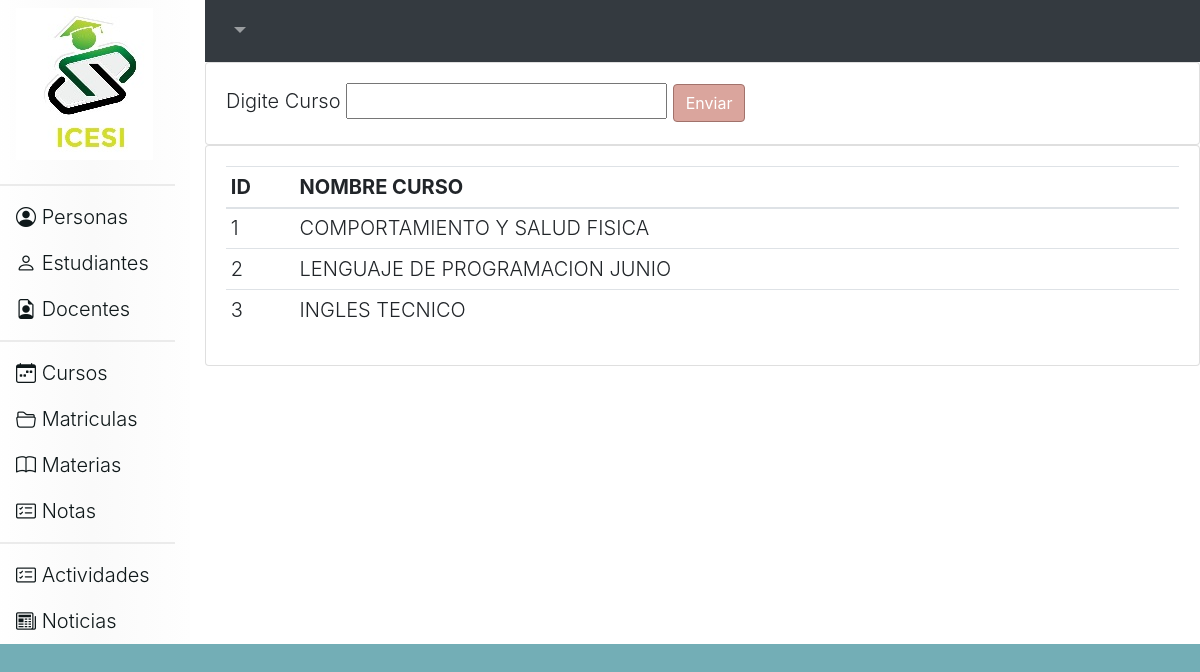
The page /cursos on the database as committed earlier.
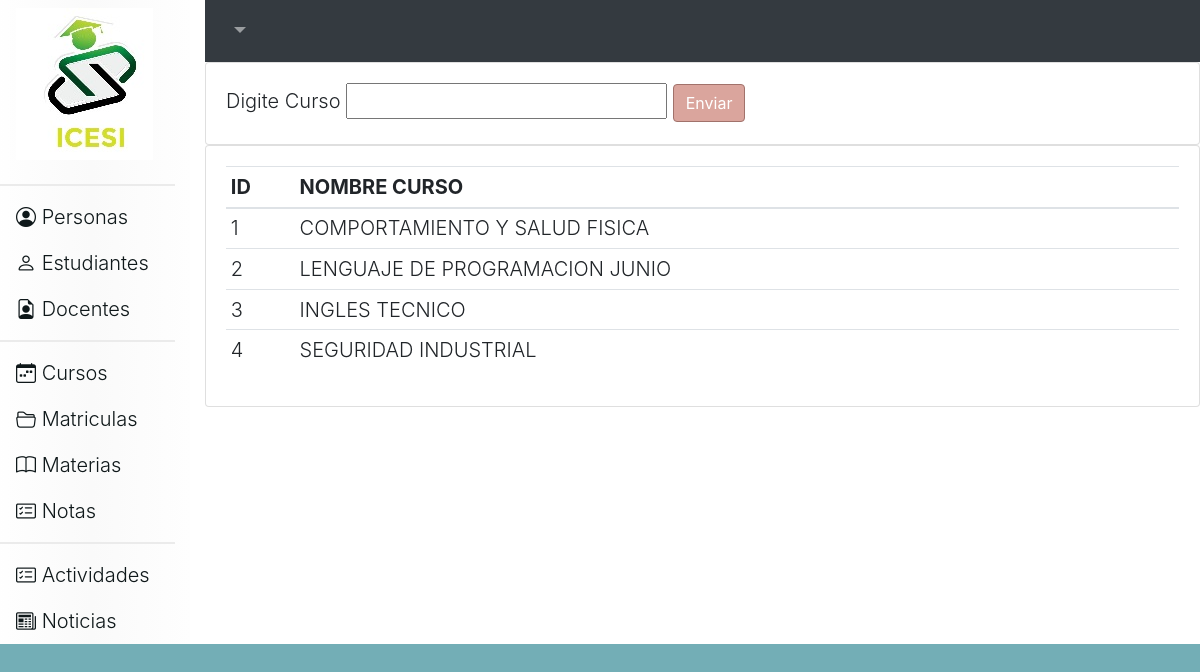
The same page on the database as committed later.
### tables this page shows
CREATE TABLE `cursos` (
  `id` integer NOT NULL,
  `nombre_curso` char(30) DEFAULT NULL,
  PRIMARY KEY (`id`)
);

### app.py (the view)
@app.route('/cursos',methods=('GET','POST'))
def cursos():
    if request.method == 'POST':
        curso=request.form['txtCurso']
        r=controller.CursosGuardar(curso)
        response=controller.CursosListar()
        return render_template('cursos.html',lista=response)
    else:
        response=controller.CursosListar()
        return render_template('cursos.html',lista=response)

### controller.py (called while the page is built)
def Conectar():
    conexion= sqlite3.connect("ciclo3db.db")
    return conexion

def CursosListar():
    conn= Conectar()
    cursor= conn.execute("SELECT * FROM CURSOS")
    return cursor.fetchall() #item
    conn.close()

### templates/cursos.html (shortened to what this page needs)
{% extends 'head.html' %}
{% block contenido %}
    <nav class="navbar navbar-expand-lg navbar-dark bg-dark justify-content-end">
        <div class="collapse navbar-collapse" id="navbarNavDropdown">
            <ul class="navbar-nav">
                <li class="nav-item dropdown">
                    <a class="nav-link dropdown-toggle" href="#" id="navbarDropdownMenuLink" data-toggle="dropdown" aria-haspopup="true" aria-expanded="false">{% print(usuario) %}
                    </a>
                </li>
            </ul>
        </div>
    </nav>
    <div class="card">
        <div class="card-body">
            <form action="/cursos" method="POST" >
                <label for="">Digite Curso</label>
                <input type="text" name="txtCurso" required>
                <button type="submit" class="asignar-deco btn btn-primary">Enviar</button>
            </form>
        </div>
    </div>
    <div class="card">
        <div class="card-body">
            <table class="table table-sm">
                <thead>
                    <tr>
                        <th>ID</th>
                        <th>NOMBRE CURSO</th>
                    </tr>
                </thead>
                <tbody>
                    {% for item in lista %}
                    <tr>
                        <td>{% print(item[0])%}</td>
                        <td>{% print(item[1])%}</td>
                    </tr>
                    {% endfor %}
                </tbody>
            </table>
        </div>
    </div>
{% endblock %}

Rows that differ between the two databases and show on the page:
added cursos: id "4", nombre_curso "SEGURIDAD INDUSTRIAL"
